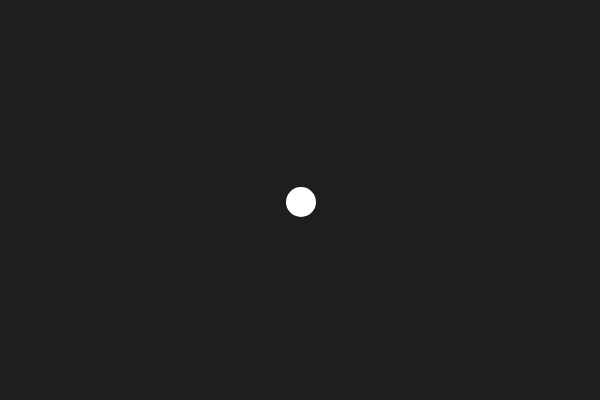
Frame 1 (no input)
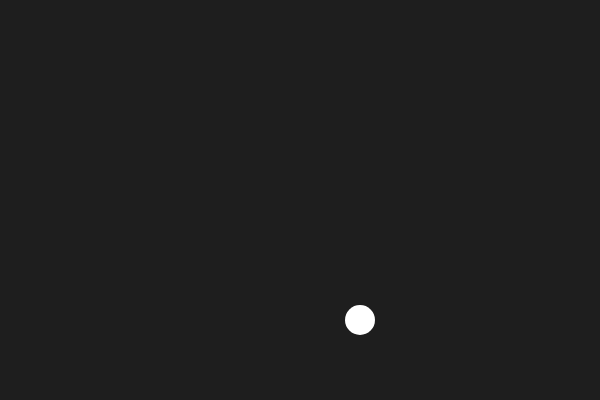
Frame 60 (no input)
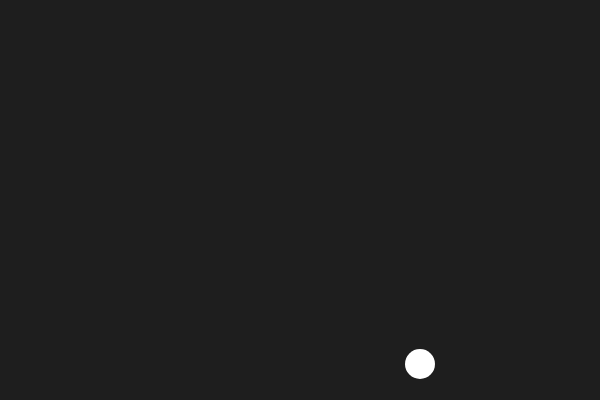
Frame 120 (the mouse pressed at the canvas centre since frame 60)

The p5.js sketch that drew these frames (run headless with seeded random() and noise() and a simulated clock; from frame 60 on, the mouse is pressed at the canvas centre):

// p5.js sketch
// ── sketch.js
let x;
let y;

function setup() {
    // Runs once
    createCanvas(600, 400); // width, height
    x = width/2;
    y = height/2;
}

let xSpeed = 1;
let ySpeed = 2;

function draw() {
    // Runs every frame (default ~60 fps)
    background(30);

    x += xSpeed;
    y += ySpeed;

    if (x < 0 || x > width) {
        xSpeed *= -1;
    }

    if (y < 0 || y > height) {
        ySpeed *= -1;
    }

    noStroke();
    circle(x, y, 30);
}
